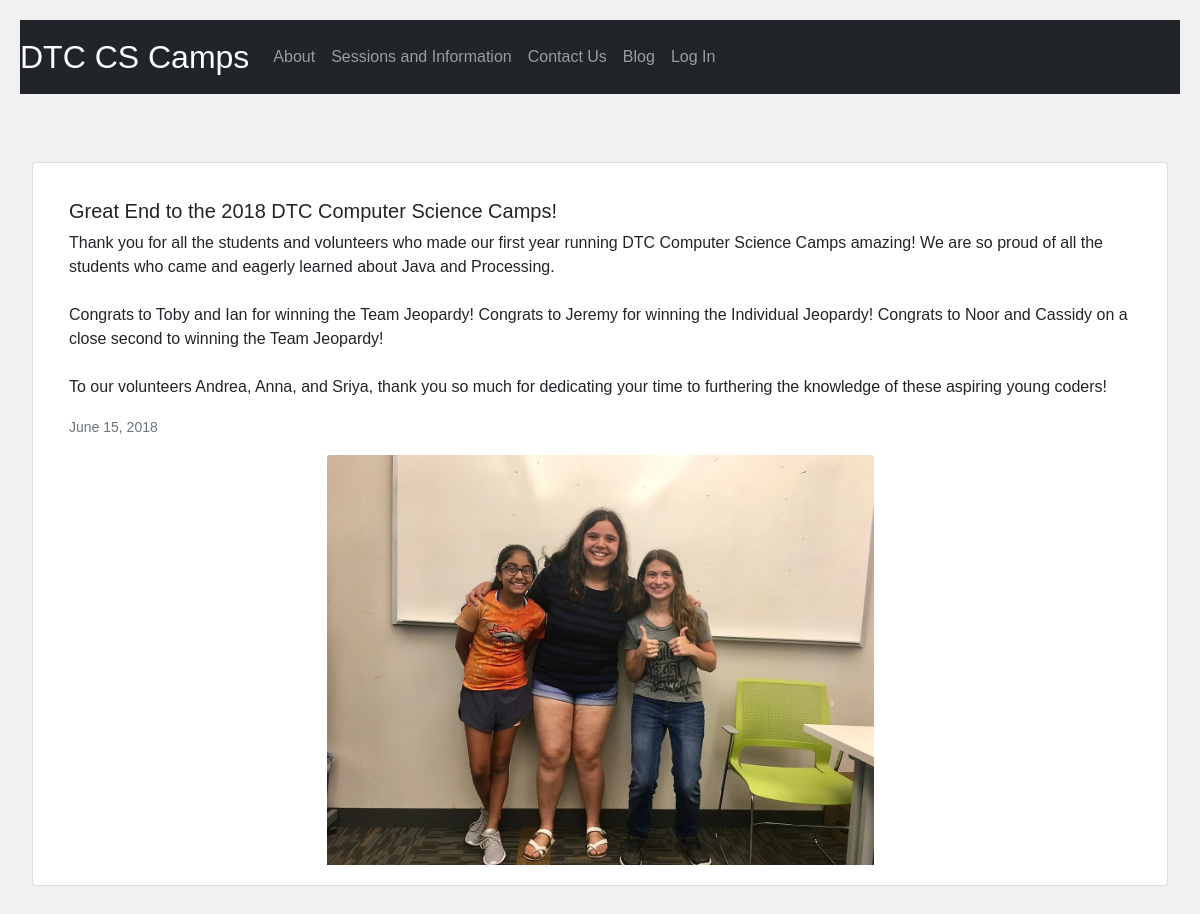
Screenshot of /subblog?blogid=0 with the database file from the repository.
### tables this page shows
CREATE TABLE 'blogs' ('blog_id' INTEGER NOT NULL UNIQUE PRIMARY KEY, 'title' TEXT NOT NULL, 'date' DATETIME NOT NULL, 'imagesource' TEXT NOT NULL, 'text' TEXT NOT NULL);

### app.py (the view)
@app.route("/subblog")
def subblog():
    blogid = request.args.get("blogid")
    if blogid is None:
        return redirect("/blog")
    title = db.execute("SELECT title FROM blogs WHERE blog_id = ?", [blogid])
    title = title.fetchone()[0]
    date = db.execute("SELECT date FROM blogs WHERE blog_id = ?", [blogid])
    date = date.fetchone()[0]
    text = db.execute("SELECT text FROM blogs WHERE blog_id = ?", [blogid])
    text = text.fetchone()[0]
    image = db.execute("SELECT imagesource FROM blogs WHERE blog_id = ?", [blogid])
    image = image.fetchone()[0]
    return render_template("subblog.html", title=title,date=date,text=Markup(text),image=image)

### templates/subblog.html (shortened to what this page needs)
{% extends "layout.html" %}
{% block main %}
<div id = "left" class="card mb-3">
    <div class="card-body">
      <h5 class="card-title">{{title}}</h5>
      <pclass="card-text">{{text}}</p>
      <p class="card-text"><small class="text-muted">{{date}}</small></p>
    </div>
    <img src="static/{{image}}" class="center card-img-top" alt="{{title}}">
  </div>
{% endblock %}

### static/styles.css (style rules this page uses)
* { box-sizing: border-box; }
body { font-family: Arial; padding: 20px; background: #f1f1f1; }
.card { background-color: white; padding: 20px; margin-top: 20px; }
.center { display: block; margin-left: auto; margin-right: auto; width: 50%; height:auto; }
#left { text-align:left; }
p { word-break: normal; }

### rows the page displays
blogs: title "Great End to the 2018 DTC Computer Science Camps!", date "June 15, 2018", imagesource (picture)
